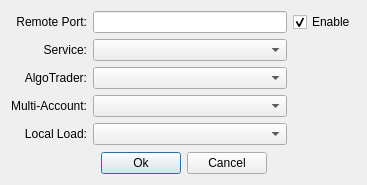
<?xml version="1.0" encoding="UTF-8"?>
<ui version="4.0">
 <class>LoginSettingsDlg</class>
 <widget class="QDialog" name="LoginSettingsDlg">
  <property name="geometry">
   <rect>
    <x>0</x>
    <y>0</y>
    <width>367</width>
    <height>185</height>
   </rect>
  </property>
  <property name="windowTitle">
   <string>Settings</string>
  </property>
  <layout class="QGridLayout" name="gridLayout">
   <item row="2" column="0">
    <layout class="QHBoxLayout" name="horizontalLayout">
     <item>
      <spacer name="horizontalSpacer">
       <property name="orientation">
        <enum>Qt::Horizontal</enum>
       </property>
       <property name="sizeHint" stdset="0">
        <size>
         <width>40</width>
         <height>20</height>
        </size>
       </property>
      </spacer>
     </item>
     <item>
      <widget class="QPushButton" name="okBtn">
       <property name="text">
        <string>Ok</string>
       </property>
      </widget>
     </item>
     <item>
      <widget class="QPushButton" name="cancelBtn">
       <property name="text">
        <string>Cancel</string>
       </property>
      </widget>
     </item>
     <item>
      <spacer name="horizontalSpacer_2">
       <property name="orientation">
        <enum>Qt::Horizontal</enum>
       </property>
       <property name="sizeHint" stdset="0">
        <size>
         <width>40</width>
         <height>20</height>
        </size>
       </property>
      </spacer>
     </item>
    </layout>
   </item>
   <item row="0" column="0">
    <layout class="QGridLayout" name="gridLayout_2">
     <item row="3" column="1">
      <widget class="QComboBox" name="multiAcctCBox"/>
     </item>
     <item row="3" column="0">
      <widget class="QLabel" name="label_4">
       <property name="text">
        <string>Multi-Account:</string>
       </property>
       <property name="alignment">
        <set>Qt::AlignRight|Qt::AlignTrailing|Qt::AlignVCenter</set>
       </property>
      </widget>
     </item>
     <item row="2" column="1">
      <widget class="QComboBox" name="algoCBox"/>
     </item>
     <item row="1" column="1">
      <widget class="QComboBox" name="srvsCBox">
       <property name="enabled">
        <bool>true</bool>
       </property>
      </widget>
     </item>
     <item row="0" column="1">
      <widget class="QLineEdit" name="portLineEdit"/>
     </item>
     <item row="2" column="0">
      <widget class="QLabel" name="label_3">
       <property name="text">
        <string>AlgoTrader:</string>
       </property>
       <property name="alignment">
        <set>Qt::AlignRight|Qt::AlignTrailing|Qt::AlignVCenter</set>
       </property>
      </widget>
     </item>
     <item row="0" column="2">
      <widget class="QCheckBox" name="remoteCheckBox">
       <property name="text">
        <string>Enable</string>
       </property>
       <property name="checked">
        <bool>true</bool>
       </property>
      </widget>
     </item>
     <item row="1" column="0">
      <widget class="QLabel" name="label_2">
       <property name="text">
        <string>Service:</string>
       </property>
       <property name="alignment">
        <set>Qt::AlignRight|Qt::AlignTrailing|Qt::AlignVCenter</set>
       </property>
      </widget>
     </item>
     <item row="0" column="0">
      <widget class="QLabel" name="label">
       <property name="text">
        <string>Remote Port:</string>
       </property>
       <property name="alignment">
        <set>Qt::AlignRight|Qt::AlignTrailing|Qt::AlignVCenter</set>
       </property>
      </widget>
     </item>
     <item row="4" column="0">
      <widget class="QLabel" name="label_5">
       <property name="text">
        <string>Local Load:</string>
       </property>
       <property name="alignment">
        <set>Qt::AlignRight|Qt::AlignTrailing|Qt::AlignVCenter</set>
       </property>
      </widget>
     </item>
     <item row="4" column="1">
      <widget class="QComboBox" name="localLoadCBox"/>
     </item>
    </layout>
   </item>
   <item row="1" column="0">
    <spacer name="verticalSpacer">
     <property name="orientation">
      <enum>Qt::Vertical</enum>
     </property>
     <property name="sizeHint" stdset="0">
      <size>
       <width>20</width>
       <height>40</height>
      </size>
     </property>
    </spacer>
   </item>
  </layout>
 </widget>
 <resources/>
 <connections/>
</ui>
